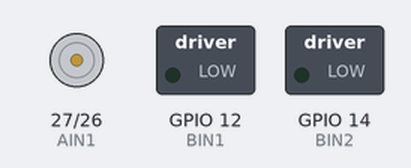
This sketch was run on a simulated ESP32. Shown: motor-driver pin pairs drawn as motors (green arrow = first pin HIGH = forward, orange = second pin HIGH = backward, longer = more drive), switched loads named in the sketch (green lamp = pin HIGH).

Above: at 0.1 s.
At 10.0 s:
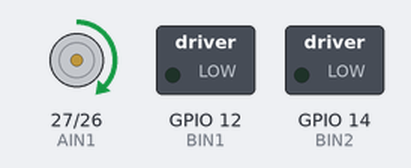
At 20.0 s:
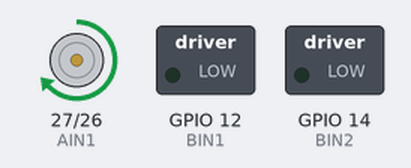
At 39.8 s:
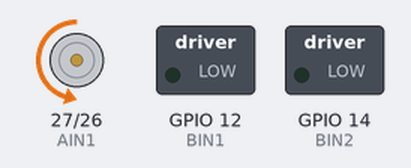
Timing chart, 0 to 40.0 s (numbered marks = the images above):
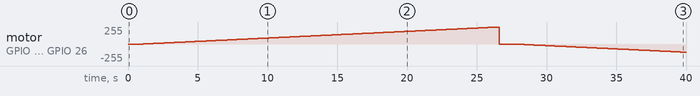

Measured:
- by itself, motor on GPIO 27 (AIN1) / GPIO 26 (AIN2): rises from stopped to forward 255/255 in 25.4 s, then falls to backward 123/255 in 13.4 s

The sketch:

ProofOfConceptMotorSturing.ino
```cpp
#define BIN1 12
#define BIN2 14
#define AIN1 27
#define AIN2 26

void setup() {
  pinMode(BIN1, OUTPUT);
  pinMode(BIN2, OUTPUT);
  pinMode(AIN1, OUTPUT);
  pinMode(AIN2, OUTPUT);
  Serial.begin(115200);
}

void loop() {
motorstop();
delay(1000);
motorversnelt(AIN1);
motorstop();
delay(1000);
motorversnelt(AIN2);
motorstop();
delay(1000);
motorversnelt(BIN1);
motorstop();
delay(1000);
motorversnelt(BIN2);
}

void motorstop(){
analogWrite(AIN1, 0);
analogWrite(AIN2, 0);
analogWrite(BIN1, 0);
analogWrite(BIN2, 0);
}

void motorversnelt(int uit){
  for (int i=0; i<256; i++){
      analogWrite(uit,i);
      delay(100);
  }
}
```
